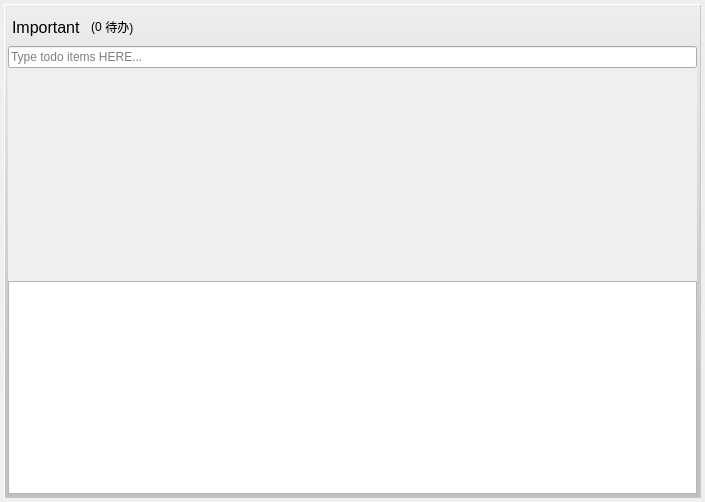
<?xml version="1.0" encoding="UTF-8"?>
<ui version="4.0">
 <class>QTodoItemWidget</class>
 <widget class="QWidget" name="QTodoItemWidget">
  <property name="geometry">
   <rect>
    <x>0</x>
    <y>0</y>
    <width>705</width>
    <height>502</height>
   </rect>
  </property>
  <property name="windowTitle">
   <string>Form</string>
  </property>
  <property name="styleSheet">
   <string notr="true">#label_title{
	font-size:16px;
}
#plainTextEdit{
}

#widget_main{
	border-color: rgb(200, 200, 200);
	border-width:1px;
	border-style:outset;
	/*background-color: rgb(254, 250, 234);*/
    background-color: qlineargradient(x1: 0, y1: 0, x2: 0, y2: 0.8,stop: 0 #EEEEEE, stop: 1 #C0C0C0);
}
</string>
  </property>
  <layout class="QVBoxLayout" name="verticalLayout_2">
   <property name="spacing">
    <number>2</number>
   </property>
   <property name="leftMargin">
    <number>4</number>
   </property>
   <property name="topMargin">
    <number>4</number>
   </property>
   <property name="rightMargin">
    <number>4</number>
   </property>
   <property name="bottomMargin">
    <number>4</number>
   </property>
   <item>
    <widget class="QWidget" name="widget_main" native="true">
     <layout class="QVBoxLayout" name="verticalLayout">
      <property name="spacing">
       <number>0</number>
      </property>
      <property name="leftMargin">
       <number>4</number>
      </property>
      <property name="topMargin">
       <number>4</number>
      </property>
      <property name="rightMargin">
       <number>4</number>
      </property>
      <property name="bottomMargin">
       <number>4</number>
      </property>
      <item>
       <widget class="QWidget" name="widget" native="true">
        <layout class="QHBoxLayout" name="horizontalLayout">
         <property name="spacing">
          <number>0</number>
         </property>
         <property name="leftMargin">
          <number>4</number>
         </property>
         <item>
          <widget class="QLabel" name="label_title">
           <property name="focusPolicy">
            <enum>Qt::NoFocus</enum>
           </property>
           <property name="text">
            <string>Important</string>
           </property>
          </widget>
         </item>
         <item>
          <spacer name="horizontalSpacer_2">
           <property name="orientation">
            <enum>Qt::Horizontal</enum>
           </property>
           <property name="sizeType">
            <enum>QSizePolicy::Fixed</enum>
           </property>
           <property name="sizeHint" stdset="0">
            <size>
             <width>10</width>
             <height>20</height>
            </size>
           </property>
          </spacer>
         </item>
         <item>
          <widget class="QLabel" name="label_2">
           <property name="text">
            <string>(</string>
           </property>
          </widget>
         </item>
         <item>
          <widget class="QLabel" name="label_count">
           <property name="text">
            <string>0</string>
           </property>
          </widget>
         </item>
         <item>
          <widget class="QLabel" name="label">
           <property name="text">
            <string> 待办)</string>
           </property>
          </widget>
         </item>
         <item>
          <spacer name="horizontalSpacer">
           <property name="orientation">
            <enum>Qt::Horizontal</enum>
           </property>
           <property name="sizeHint" stdset="0">
            <size>
             <width>40</width>
             <height>20</height>
            </size>
           </property>
          </spacer>
         </item>
        </layout>
       </widget>
      </item>
      <item>
       <widget class="QLineEdit" name="lineEditTpyeIn">
        <property name="placeholderText">
         <string>Type todo items HERE...</string>
        </property>
       </widget>
      </item>
      <item>
       <widget class="QScrollArea" name="scrollArea">
        <property name="focusPolicy">
         <enum>Qt::NoFocus</enum>
        </property>
        <property name="frameShape">
         <enum>QFrame::NoFrame</enum>
        </property>
        <property name="widgetResizable">
         <bool>true</bool>
        </property>
        <widget class="QWidget" name="widget_details">
         <property name="geometry">
          <rect>
           <x>0</x>
           <y>0</y>
           <width>689</width>
           <height>212</height>
          </rect>
         </property>
         <layout class="QVBoxLayout" name="verticalLayout_3">
          <property name="spacing">
           <number>0</number>
          </property>
          <property name="leftMargin">
           <number>4</number>
          </property>
          <property name="topMargin">
           <number>4</number>
          </property>
          <property name="rightMargin">
           <number>0</number>
          </property>
          <property name="bottomMargin">
           <number>0</number>
          </property>
          <item>
           <layout class="QVBoxLayout" name="verticalLayout_details">
            <item>
             <spacer name="verticalSpacer">
              <property name="orientation">
               <enum>Qt::Vertical</enum>
              </property>
              <property name="sizeHint" stdset="0">
               <size>
                <width>20</width>
                <height>40</height>
               </size>
              </property>
             </spacer>
            </item>
           </layout>
          </item>
         </layout>
         <zorder>verticalSpacer</zorder>
         <zorder></zorder>
        </widget>
       </widget>
      </item>
      <item>
       <widget class="QPlainTextEdit" name="plainTextEdit">
        <property name="focusPolicy">
         <enum>Qt::NoFocus</enum>
        </property>
        <property name="styleSheet">
         <string notr="true"/>
        </property>
        <property name="tabChangesFocus">
         <bool>false</bool>
        </property>
        <property name="readOnly">
         <bool>true</bool>
        </property>
        <property name="overwriteMode">
         <bool>false</bool>
        </property>
        <property name="backgroundVisible">
         <bool>false</bool>
        </property>
       </widget>
      </item>
     </layout>
    </widget>
   </item>
  </layout>
 </widget>
 <resources/>
 <connections/>
</ui>
